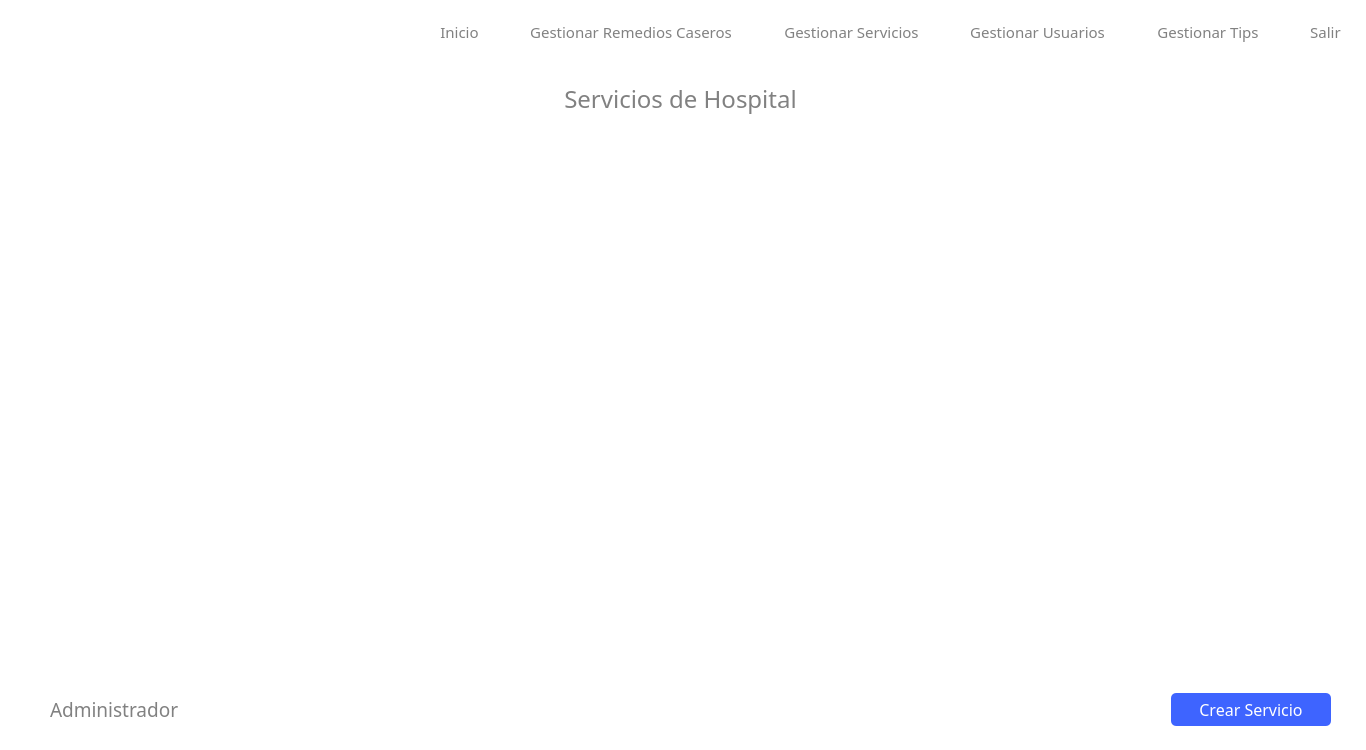
<?xml version="1.0" encoding="UTF-8"?>
<ui version="4.0">
 <class>administrador_servicios_hospital</class>
 <widget class="QWidget" name="administrador_servicios_hospital">
  <property name="geometry">
   <rect>
    <x>0</x>
    <y>0</y>
    <width>1366</width>
    <height>750</height>
   </rect>
  </property>
  <property name="windowTitle">
   <string>Form</string>
  </property>
  <widget class="QLabel" name="label">
   <property name="geometry">
    <rect>
     <x>0</x>
     <y>0</y>
     <width>1366</width>
     <height>750</height>
    </rect>
   </property>
   <property name="styleSheet">
    <string notr="true">background-color: rgb(255, 255, 255);</string>
   </property>
   <property name="text">
    <string/>
   </property>
  </widget>
  <widget class="QWidget" name="layoutWidget">
   <property name="geometry">
    <rect>
     <x>440</x>
     <y>20</y>
     <width>901</width>
     <height>24</height>
    </rect>
   </property>
   <layout class="QHBoxLayout" name="menu_layout1">
    <item>
     <widget class="QPushButton" name="btn_inicio">
      <property name="font">
       <font>
        <family>Montserrat</family>
        <pointsize>11</pointsize>
        <weight>50</weight>
        <bold>false</bold>
       </font>
      </property>
      <property name="cursor">
       <cursorShape>PointingHandCursor</cursorShape>
      </property>
      <property name="styleSheet">
       <string notr="true">*{
	border: none;
	background: none;
	color: #818181;
}

:hover {
	color: black;
}

</string>
      </property>
      <property name="text">
       <string>Inicio</string>
      </property>
     </widget>
    </item>
    <item>
     <spacer name="horizontalSpacer">
      <property name="orientation">
       <enum>Qt::Horizontal</enum>
      </property>
      <property name="sizeHint" stdset="0">
       <size>
        <width>40</width>
        <height>20</height>
       </size>
      </property>
     </spacer>
    </item>
    <item>
     <widget class="QPushButton" name="btn_gestion_remedios">
      <property name="font">
       <font>
        <family>Montserrat</family>
        <pointsize>11</pointsize>
        <weight>50</weight>
        <bold>false</bold>
       </font>
      </property>
      <property name="cursor">
       <cursorShape>PointingHandCursor</cursorShape>
      </property>
      <property name="styleSheet">
       <string notr="true">*{
	border: none;
	background: none;
	color: #818181;
}

:hover {
	color: black;
}
</string>
      </property>
      <property name="text">
       <string>Gestionar Remedios Caseros</string>
      </property>
     </widget>
    </item>
    <item>
     <spacer name="horizontalSpacer_2">
      <property name="orientation">
       <enum>Qt::Horizontal</enum>
      </property>
      <property name="sizeHint" stdset="0">
       <size>
        <width>40</width>
        <height>20</height>
       </size>
      </property>
     </spacer>
    </item>
    <item>
     <widget class="QPushButton" name="btn_gestionar_servicios">
      <property name="font">
       <font>
        <family>Montserrat</family>
        <pointsize>11</pointsize>
        <weight>50</weight>
        <bold>false</bold>
       </font>
      </property>
      <property name="cursor">
       <cursorShape>PointingHandCursor</cursorShape>
      </property>
      <property name="styleSheet">
       <string notr="true">*{
	border: none;
	background: none;
	color: #818181;
}

:hover {
	color: black;
}
</string>
      </property>
      <property name="text">
       <string>Gestionar Servicios</string>
      </property>
     </widget>
    </item>
    <item>
     <spacer name="horizontalSpacer_3">
      <property name="orientation">
       <enum>Qt::Horizontal</enum>
      </property>
      <property name="sizeHint" stdset="0">
       <size>
        <width>40</width>
        <height>20</height>
       </size>
      </property>
     </spacer>
    </item>
    <item>
     <widget class="QPushButton" name="btn_gestionar_usuarios">
      <property name="font">
       <font>
        <family>Montserrat</family>
        <pointsize>11</pointsize>
        <weight>50</weight>
        <bold>false</bold>
       </font>
      </property>
      <property name="cursor">
       <cursorShape>PointingHandCursor</cursorShape>
      </property>
      <property name="styleSheet">
       <string notr="true">*{
	border: none;
	background: none;
	color: #818181;
}

:hover {
	color: black;
}
</string>
      </property>
      <property name="text">
       <string>Gestionar Usuarios</string>
      </property>
     </widget>
    </item>
    <item>
     <spacer name="horizontalSpacer_4">
      <property name="orientation">
       <enum>Qt::Horizontal</enum>
      </property>
      <property name="sizeHint" stdset="0">
       <size>
        <width>40</width>
        <height>20</height>
       </size>
      </property>
     </spacer>
    </item>
    <item>
     <widget class="QPushButton" name="btn_gestionar_tips">
      <property name="font">
       <font>
        <family>Montserrat</family>
        <pointsize>11</pointsize>
        <weight>50</weight>
        <bold>false</bold>
       </font>
      </property>
      <property name="cursor">
       <cursorShape>PointingHandCursor</cursorShape>
      </property>
      <property name="styleSheet">
       <string notr="true">*{
	border: none;
	background: none;
	color: #818181;
}

:hover {
	color: black;
}
</string>
      </property>
      <property name="text">
       <string>Gestionar Tips</string>
      </property>
     </widget>
    </item>
    <item>
     <spacer name="horizontalSpacer_5">
      <property name="orientation">
       <enum>Qt::Horizontal</enum>
      </property>
      <property name="sizeHint" stdset="0">
       <size>
        <width>40</width>
        <height>20</height>
       </size>
      </property>
     </spacer>
    </item>
    <item>
     <widget class="QPushButton" name="btn_salir">
      <property name="font">
       <font>
        <family>Montserrat</family>
        <pointsize>11</pointsize>
        <weight>50</weight>
        <bold>false</bold>
       </font>
      </property>
      <property name="cursor">
       <cursorShape>PointingHandCursor</cursorShape>
      </property>
      <property name="styleSheet">
       <string notr="true">*{
	border: none;
	background: none;
	color: #818181;
}

:hover {
	color: black;
}
</string>
      </property>
      <property name="text">
       <string>Salir</string>
      </property>
     </widget>
    </item>
   </layout>
  </widget>
  <widget class="QLabel" name="label_2">
   <property name="geometry">
    <rect>
     <x>0</x>
     <y>70</y>
     <width>1361</width>
     <height>57</height>
    </rect>
   </property>
   <property name="font">
    <font>
     <family>Montserrat</family>
     <pointsize>18</pointsize>
     <weight>50</weight>
     <bold>false</bold>
    </font>
   </property>
   <property name="styleSheet">
    <string notr="true">color: #818181;</string>
   </property>
   <property name="text">
    <string>Servicios de Hospital</string>
   </property>
   <property name="alignment">
    <set>Qt::AlignCenter</set>
   </property>
  </widget>
  <widget class="QWidget" name="layoutWidget_2">
   <property name="geometry">
    <rect>
     <x>50</x>
     <y>690</y>
     <width>1281</width>
     <height>39</height>
    </rect>
   </property>
   <layout class="QHBoxLayout" name="horizontalLayout_3">
    <item>
     <widget class="QLabel" name="label_4">
      <property name="font">
       <font>
        <family>Montserrat</family>
        <pointsize>14</pointsize>
        <weight>50</weight>
        <bold>false</bold>
       </font>
      </property>
      <property name="styleSheet">
       <string notr="true">border: none;
color: #818181;</string>
      </property>
      <property name="text">
       <string>Administrador</string>
      </property>
     </widget>
    </item>
    <item>
     <spacer name="horizontalSpacer_10">
      <property name="orientation">
       <enum>Qt::Horizontal</enum>
      </property>
      <property name="sizeHint" stdset="0">
       <size>
        <width>40</width>
        <height>20</height>
       </size>
      </property>
     </spacer>
    </item>
    <item>
     <widget class="QPushButton" name="btn_crear_servicio">
      <property name="minimumSize">
       <size>
        <width>160</width>
        <height>0</height>
       </size>
      </property>
      <property name="maximumSize">
       <size>
        <width>16777215</width>
        <height>16777215</height>
       </size>
      </property>
      <property name="font">
       <font>
        <family>Montserrat Medium</family>
        <pointsize>12</pointsize>
       </font>
      </property>
      <property name="styleSheet">
       <string notr="true">*{
	color: white;
	border-radius: 5px;
	background-color: #3E64FF;
	border: none;
	padding: 5px;
}

:hover{
	background-color: white;
	border: 1px solid #3E64FF;
	color: #3E64FF;
}</string>
      </property>
      <property name="text">
       <string>Crear Servicio</string>
      </property>
     </widget>
    </item>
   </layout>
  </widget>
  <widget class="QScrollArea" name="scrollArea">
   <property name="geometry">
    <rect>
     <x>40</x>
     <y>150</y>
     <width>1291</width>
     <height>521</height>
    </rect>
   </property>
   <property name="minimumSize">
    <size>
     <width>0</width>
     <height>0</height>
    </size>
   </property>
   <property name="cursor" stdset="0">
    <cursorShape>ArrowCursor</cursorShape>
   </property>
   <property name="mouseTracking">
    <bool>false</bool>
   </property>
   <property name="styleSheet">
    <string notr="true">background-color: white;
border:none;</string>
   </property>
   <property name="verticalScrollBarPolicy">
    <enum>Qt::ScrollBarAsNeeded</enum>
   </property>
   <property name="horizontalScrollBarPolicy">
    <enum>Qt::ScrollBarAlwaysOff</enum>
   </property>
   <property name="sizeAdjustPolicy">
    <enum>QAbstractScrollArea::AdjustToContents</enum>
   </property>
   <property name="widgetResizable">
    <bool>true</bool>
   </property>
   <widget class="QWidget" name="scrollareaalbum">
    <property name="geometry">
     <rect>
      <x>0</x>
      <y>0</y>
      <width>1291</width>
      <height>521</height>
     </rect>
    </property>
    <property name="cursor">
     <cursorShape>PointingHandCursor</cursorShape>
    </property>
    <property name="autoFillBackground">
     <bool>false</bool>
    </property>
    <layout class="QGridLayout" name="gridLayout_2">
     <item row="0" column="0">
      <layout class="QGridLayout" name="gridLayout">
       <property name="sizeConstraint">
        <enum>QLayout::SetMaximumSize</enum>
       </property>
      </layout>
     </item>
    </layout>
   </widget>
  </widget>
 </widget>
 <resources/>
 <connections/>
</ui>
